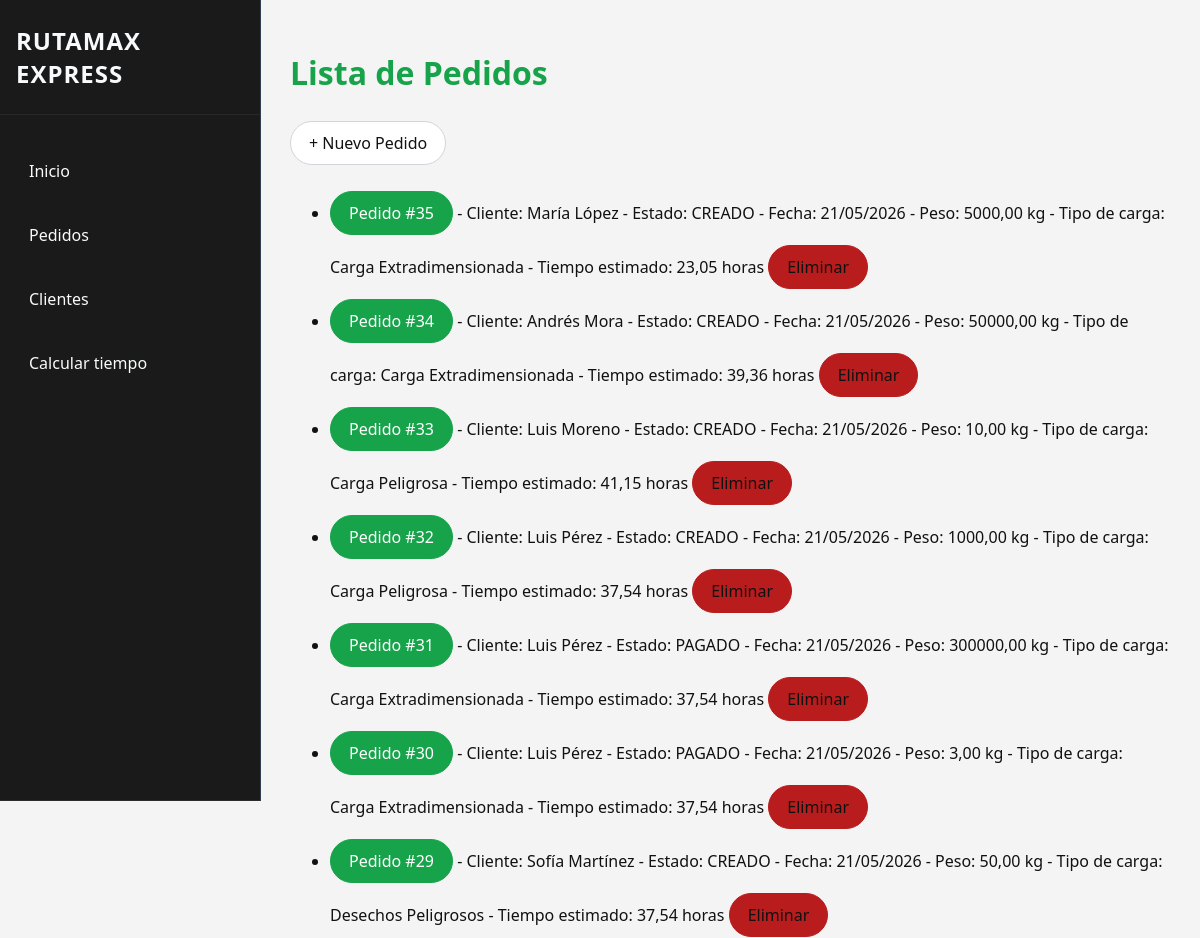
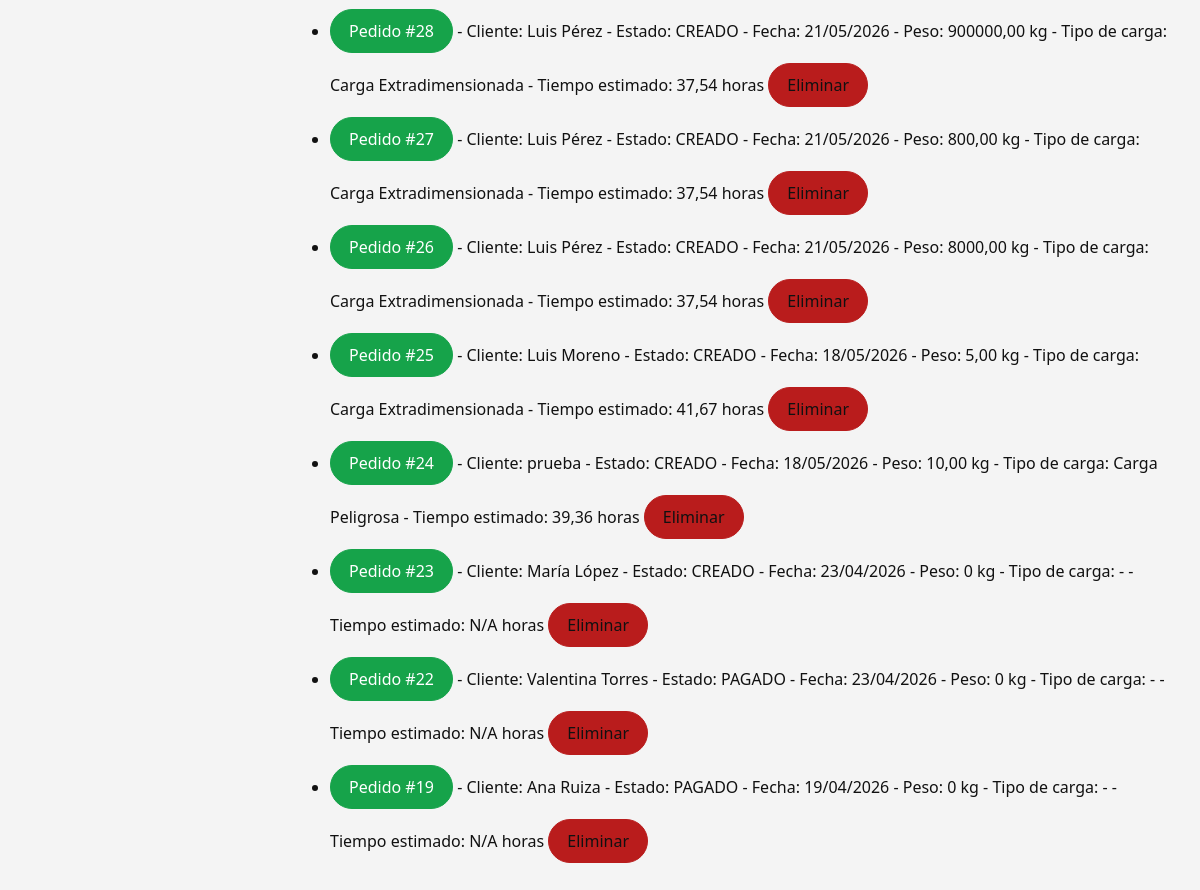
Page /pedidos/ on the committed database (2 pictures, top to bottom).
### tienda/models.py (models this page shows, shortened)
class Pedido(models.Model):
    ESTADOS = [
        ("CREADO", "Creado"),
        ("PAGADO", "Pagado"),
        ("ENVIADO", "Enviado"),
        ("CERRADO", "Cerrado"),
    ]
    cliente = models.ForeignKey(Cliente, on_delete=models.CASCADE, related_name="pedidos")
    fecha = models.DateTimeField(auto_now_add=True)
    estado = models.CharField(max_length=7, choices=ESTADOS, default="CREADO")
    origen = models.CharField(max_length=200, blank=True, default="", verbose_name="Ciudad de origen")
    destino = models.CharField(max_length=200, blank=True, default="", verbose_name="Ciudad de destino")
    tipo_carga = models.CharField(max_length=100, blank=True, default="", verbose_name="Tipo de carga")
    peso_kg = models.DecimalField(max_digits=8, decimal_places=2, default=0, verbose_name="Peso (kg)")
    tiempo_estimado = models.DecimalField(max_digits=6, decimal_places=2, blank=True, null=True, verbose_name="Tiempo estimado (horas)")

class Cliente(models.Model):
    nombre = models.CharField(max_length=100)
    email = models.EmailField(unique=True)
    fecha_regitro = models.DateTimeField(auto_now_add=True)
    activo = models.BooleanField(default=True)

### tienda/views.py (the view)
# urls.py: path("pedidos/", views.lista_pedidos, name="lista_pedidos"),
def lista_pedidos(request):
    pedidos = Pedido.objects.select_related("cliente").order_by("-fecha")
    return render(request, "tienda/lista_pedidos.html", {"pedidos": pedidos})

### tienda/templates/tienda/lista_pedidos.html (shortened to what this page needs)
{% extends 'tienda/base.html' %}
{% block content %}
    <h1>Lista de Pedidos</h1>
    <p>
        <a href="{% url 'tienda:crear_pedido_items' %}" class="btn"> + Nuevo Pedido</a>
    </p>
    <ul>
        {% for p in pedidos %}
            <li>
                <a href="{% url 'tienda:detalle_pedido' p.pk %}" class="btn primary">
                    Pedido #{{ p.pk }}
                </a>
                - Cliente: {{p.cliente.nombre}}
                - Estado: {{p.estado}}
                - Fecha: {{p.fecha|date:"d/m/Y"}}
                - Peso: {{ p.peso_kg|default:"0" }} kg
                - Tipo de carga: {{ p.tipo_carga|default:"-" }}
                - Tiempo estimado: {{ p.tiempo_estimado|default:"N/A" }} horas
                <a href="{% url 'tienda:eliminar_pedido' p.pk %}" class="btn delete">Eliminar</a>
            </li>
            {%empty%}
                <li>No hay pedidos disponibles</li>
        {% endfor %}
    </ul>
{% endblock %}

### tienda/static/css/main.css (style rules this page uses)
body { --bg: #f4f4f4; --surface: #ffffff; --surface-soft: #f8f8f8; --surface-light: #ffffff; --text: #111111; --text-muted: #4b5563; --accent: #16a34a; --accent-strong: #22c55e; --border: #d1d5db; font-family: 'Segoe UI', sans-serif; margin: 0; padding: 0; background-color: var(--bg); color: var(--text); }
h1 { color: var(--accent); }
.btn { display: inline-block; padding: 10px 18px; margin: 5px 0; color: var(--text); text-decoration: none; border-radius: 9999px; font-weight: 500; transition: background 0.3s, transform 0.2s, color 0.2s; background-color: var(--surface); border: 1px solid var(--border); }
.primary { background-color: var(--accent); border-color: var(--accent); color: #ffffff; }
.delete { background-color: #b91c1c; border-color: #b91c1c; }

### rows in the picture
Pedido: pk "35", cliente.nombre "María López", estado "CREADO", fecha "21/05/2026", peso_kg "5000,00", tipo_carga "Carga Extradimensionada", tiempo_estimado "23,05"
Pedido: pk "34", cliente.nombre "Andrés Mora", estado "CREADO", fecha "21/05/2026", peso_kg "50000,00", tipo_carga "Carga Extradimensionada", tiempo_estimado "39,36"
Pedido: pk "33", cliente.nombre "Luis Moreno", estado "CREADO", fecha "21/05/2026", peso_kg "10,00", tipo_carga "Carga Peligrosa", tiempo_estimado "41,15"
Pedido: pk "32", cliente.nombre "Luis Pérez", estado "CREADO", fecha "21/05/2026", peso_kg "1000,00", tipo_carga "Carga Peligrosa", tiempo_estimado "37,54"
Pedido: pk "31", cliente.nombre "Luis Pérez", estado "PAGADO", fecha "21/05/2026", peso_kg "300000,00", tipo_carga "Carga Extradimensionada", tiempo_estimado "37,54"
Pedido: pk "30", cliente.nombre "Luis Pérez", estado "PAGADO", fecha "21/05/2026", peso_kg "3,00", tipo_carga "Carga Extradimensionada", tiempo_estimado "37,54"
Pedido: pk "29", cliente.nombre "Sofía Martínez", estado "CREADO", fecha "21/05/2026", peso_kg "50,00", tipo_carga "Desechos Peligrosos", tiempo_estimado "37,54"
Pedido: pk "28", cliente.nombre "Luis Pérez", estado "CREADO", fecha "21/05/2026", peso_kg "900000,00", tipo_carga "Carga Extradimensionada", tiempo_estimado "37,54"
Pedido: pk "27", cliente.nombre "Luis Pérez", estado "CREADO", fecha "21/05/2026", peso_kg "800,00", tipo_carga "Carga Extradimensionada", tiempo_estimado "37,54"
Pedido: pk "26", cliente.nombre "Luis Pérez", estado "CREADO", fecha "21/05/2026", peso_kg "8000,00", tipo_carga "Carga Extradimensionada", tiempo_estimado "37,54"
Pedido: pk "25", cliente.nombre "Luis Moreno", estado "CREADO", fecha "18/05/2026", peso_kg "5,00", tipo_carga "Carga Extradimensionada", tiempo_estimado "41,67"
Pedido: pk "24", cliente.nombre "prueba", estado "CREADO", fecha "18/05/2026", peso_kg "10,00", tipo_carga "Carga Peligrosa", tiempo_estimado "39,36"
Pedido: pk "23", cliente.nombre "María López", estado "CREADO", fecha "23/04/2026", peso_kg "0", tipo_carga "-", tiempo_estimado "N/A"
Pedido: pk "22", cliente.nombre "Valentina Torres", estado "PAGADO", fecha "23/04/2026", peso_kg "0", tipo_carga "-", tiempo_estimado "N/A"
Pedido: pk "19", cliente.nombre "Ana Ruiza", estado "PAGADO", fecha "19/04/2026", peso_kg "0", tipo_carga "-", tiempo_estimado "N/A"
